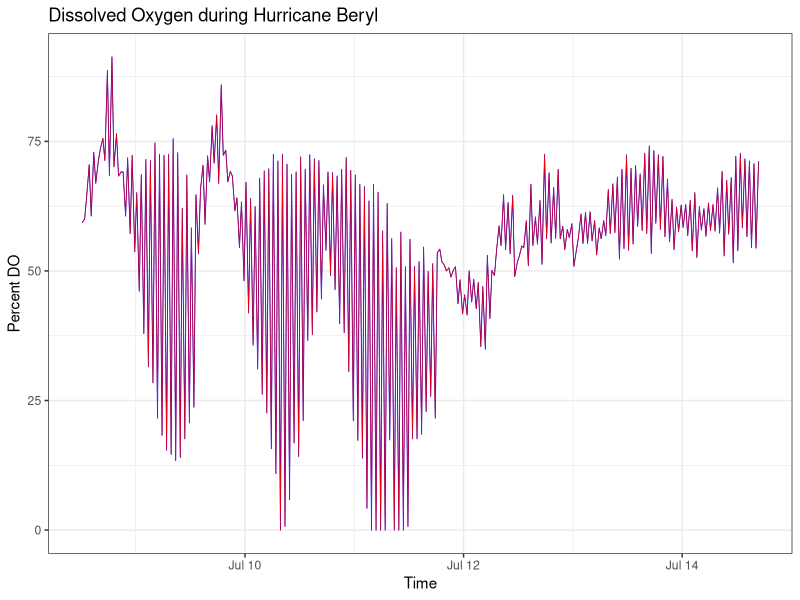
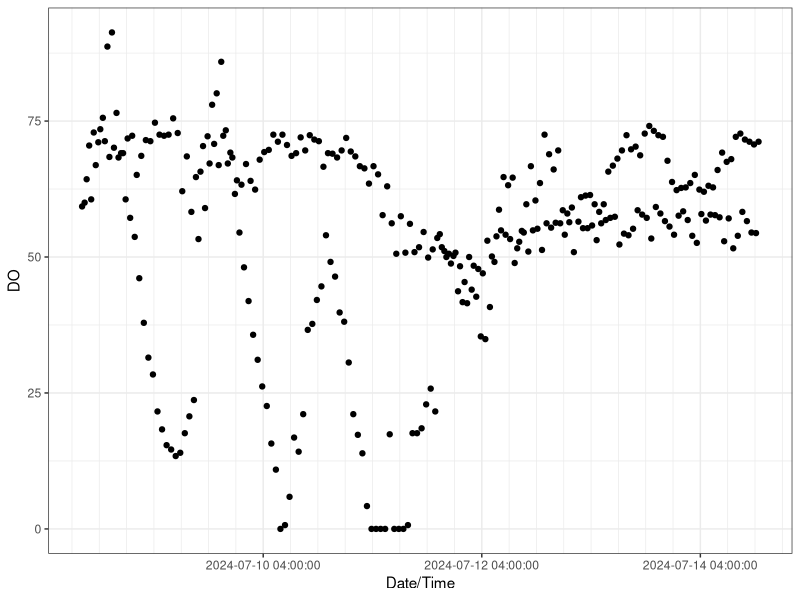

Generate these figures, in order, with R: (Note: this script raises an error after producing the figures.)
## ---- chunk 1
rm (list = ls())
library(tidyverse)
library(here)
library(ggfortify)
library(multcomp)
library(forecast) #for moving averages
library(gridExtra) #to arrange plots
library(zoo) # for moving averages
## ---- chunk 2
WC<- read.csv(here("data", "CAPDAP_WC_4Analysis.csv"))
## ---- chunk 3
WC$Site_Type <- as.factor(WC$Site_Type)
WC$Date<-ymd(WC$Date)
WC$Time<-hms(WC$Time)
WC$DateTime <- with(WC, Date + Time) 
## ---- chunk 4
WC_O2 <- WC$DO

WC_O2 <- ts(WC_O2, frequency = 24, 
                start = c(2024,7) #indicates that the data begin in Jan 2023
                )
## ---- chunk 5
WC_sma1 <- rollmean(WC_O2, 
                      #first argument is the time series object
                      k = 7, #k specifies the integer width of the rolling window and must be an odd number. Let's start with 29 days
                      fill = NA #fill pads the resulting series with NA values at the start and stop where the moving average cannot be computed
                      )
## ---- chunk 6
WC$sma1 <- as.numeric(WC_O2)
## ---- chunk 7
o_sma1 <-ggplot(WC, aes(x =DateTime))+
  geom_line(aes(y = DO), color = "blue", size = 0.3) + #original time series
  geom_line(aes(y = sma1), color = "red", size = 0.2) + #moving average
  labs(title = "Dissolved Oxygen during Hurricane Beryl", x = "Time", y = "Percent DO")+
  theme_bw()
o_sma1
## ---- chunk 8
rm (list = ls())
library(tidyverse)
library(here)
library(ggfortify)
library(multcomp)
## ---- chunk 9
WC<- read.csv(here("data", "CAPDAP_WC_4Analysis.csv"))
## ---- chunk 10
WC$Site_Type <- as.factor(WC$Site_Type)
WC$Date<-ymd(WC$Date)
WC$Time<-hms(WC$Time)
## ---- chunk 11
WC$DateTime <- with(WC, Date + Time) 
## ---- chunk 12
ggplot(WC,aes(x=DateTime,y=DO))+
  geom_point()+
  scale_x_datetime(
    name = "Date/Time",
    date_breaks = "48 hours",
    date_labels = waiver(),
    minor_breaks = "6 hours",
    position = "bottom",
    sec.axis = waiver()
    )+
  theme_bw()
## ---- chunk 13
?ts()
## ---- chunk 14
DF<-as.ts(WC)
View(DF)
## ---- chunk 15
WC2<-WC%>%
    mutate(
      Time=NULL,
      Temperature=NULL,
      Site_Num = NULL,
      Site_Type=NULL,
      Date=NULL,
      Temperature_C=NULL,
      pH=NULL,
      Conductivity=NULL,
      Dissolved_Oxygen_Volume=NULL,
      Chlorophyll=NULL)
DF<-as.ts(WC2)
View(DF)
## ---- chunk 16
plot.ts(DF)
## ---- chunk 17
WC3<-WC%>%
    mutate(
      Time=NULL,
      Temperature=NULL,
      Site_Num = NULL,
      Site_Type=NULL,
      Date=NULL,
      Temperature_C=NULL,
      pH=NULL,
      Conductivity=NULL,
      Dissolved_Oxygen_Volume=NULL,
      Chlorophyll=NULL,
      MDY_HMS=NULL)
DF<-as.ts(WC3)
plot.ts(DF)
## ---- chunk 18
ggplot(WC,aes(x=DateTime,y=DO))+
  geom_point(aes(fill=Site_Type), colour="black", shape=21,fill=WC$Site_Type, size=1.5)+
  ggtitle("Comparing Time and DO in Water Chestnut")+
  labs(x = "Time from 07/08/2024 to 07/14/2024", y = "Dissolved Oxygen Saturation (%)")+
  theme_bw()+
  theme(
    axis.title.x=element_text(colour="blue", size=rel(1)), # adjust colour and size of x-axis title
    axis.title.y=element_text(colour="darkgreen", size=rel(1)), # adjust colour and size of x-axis title
    scale_colour_manual(values=c(Green="green", Red="red")) # customizes colors to each group wiht layering
    
 )
## ---- chunk 19
WC$MDY_HMS[1]
WC$MDY_HMS[nrow(WC)]
WCTS <- ts(ts=WC$dateTime, start=WC$MDY_HMS[1], end=WC$MDY_HMS[nrow(WC)])
## ---- chunk 20
firstHour <- 24*(as.Date("2024-07-08 12:47:00")-as.Date("2024-07-14 04:13:25"))
tt <- ts(WC$MDY_HMS,start=c(2024,firstHour),frequency=24*365)
View(tt)
## ---- chunk 21
plot.ts(tt)
## ---- chunk 22
library(xts)
library(zoo)
WCcopy<- WC
WCcopy$Date1 <- as.POSIXct(paste(WC$Date, WC$Time))
View(WCcopy)
## ---- chunk 23
?read.zoo()
## if you have a file input replace text= by filename
x.zoo <- read.zoo(here("data", "CAPDAP_WC_4Analysis.csv"),tz="",)

as.ts(x.zoo)
## ---- chunk 24
WC2<-WC%>%
    mutate(
      Time=NULL,
      Temperature=NULL,
      Site_Num = NULL,
      Site_Type=NULL,
      Date=NULL,
      Temperature_C=NULL,
      pH=NULL,
      Conductivity=NULL,
      Dissolved_Oxygen_Volume=NULL,
      Chlorophyll=NULL)
View(WC2)

wc.mat <- xtabs(cbind(WC2$DO, WC$MDY_HMS), data = WC2)
wc.mat
?xtabs()
?cbind()
